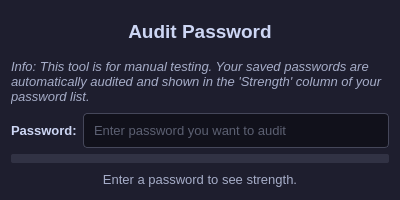
<?xml version="1.0" encoding="UTF-8"?>
<ui version="4.0">
 <class>Dialog</class>
 <widget class="QDialog" name="Dialog">
  <property name="geometry">
   <rect>
    <x>0</x>
    <y>0</y>
    <width>400</width>
    <height>200</height>
   </rect>
  </property>
  <property name="minimumSize">
   <size>
    <width>400</width>
    <height>200</height>
   </size>
  </property>
  <property name="maximumSize">
   <size>
    <width>16777215</width>
    <height>210</height>
   </size>
  </property>
  <property name="windowTitle">
   <string>Audit Password</string>
  </property>
  <property name="windowIcon">
   <iconset>
    <normaloff>../assets/siriusvault.ico</normaloff>../assets/siriusvault.ico</iconset>
  </property>
  <property name="styleSheet">
   <string notr="true">QDialog {
    background-color: #1e1e2e;
    color: #cdd6f4;
    font-family: &quot;Segoe UI&quot;;
}</string>
  </property>
  <layout class="QVBoxLayout" name="verticalLayout">
   <item>
    <widget class="QLabel" name="label">
     <property name="minimumSize">
      <size>
       <width>0</width>
       <height>40</height>
      </size>
     </property>
     <property name="maximumSize">
      <size>
       <width>16777215</width>
       <height>40</height>
      </size>
     </property>
     <property name="styleSheet">
      <string notr="true">QLabel {
    color: #cdd6f4;
    font-size: 14pt;
    font-weight: bold;
}</string>
     </property>
     <property name="text">
      <string>Audit Password</string>
     </property>
     <property name="alignment">
      <set>Qt::AlignCenter</set>
     </property>
    </widget>
   </item>
   <item>
    <widget class="QLabel" name="label_3">
     <property name="minimumSize">
      <size>
       <width>0</width>
       <height>50</height>
      </size>
     </property>
     <property name="maximumSize">
      <size>
       <width>16777215</width>
       <height>55</height>
      </size>
     </property>
     <property name="styleSheet">
      <string notr="true">QLabel {
    color: #a6adc8;
    font-size: 10pt;
    font: italic;
}</string>
     </property>
     <property name="text">
      <string>&lt;html&gt;&lt;head/&gt;&lt;body&gt;&lt;p&gt;Info: This tool is for manual testing. Your saved passwords are automatically audited and shown in the 'Strength' column of your password list.&lt;/p&gt;&lt;/body&gt;&lt;/html&gt;</string>
     </property>
     <property name="textFormat">
      <enum>Qt::AutoText</enum>
     </property>
     <property name="wordWrap">
      <bool>true</bool>
     </property>
    </widget>
   </item>
   <item>
    <layout class="QHBoxLayout" name="horizontalLayout">
     <item>
      <widget class="QLabel" name="label_2">
       <property name="minimumSize">
        <size>
         <width>0</width>
         <height>35</height>
        </size>
       </property>
       <property name="maximumSize">
        <size>
         <width>16777215</width>
         <height>35</height>
        </size>
       </property>
       <property name="styleSheet">
        <string notr="true">QLabel {
    color: #cdd6f4;
    font-size: 10pt;
    font-weight: bold;
}</string>
       </property>
       <property name="text">
        <string>Password:</string>
       </property>
      </widget>
     </item>
     <item>
      <widget class="QLineEdit" name="input_dialog_check_strength">
       <property name="minimumSize">
        <size>
         <width>0</width>
         <height>35</height>
        </size>
       </property>
       <property name="maximumSize">
        <size>
         <width>16777215</width>
         <height>35</height>
        </size>
       </property>
       <property name="styleSheet">
        <string notr="true">QLineEdit {
    background-color: #11111b;
    border: 1px solid #45475a;
    border-radius: 4px;
    color: #a6adc8;
    padding: 8px;
    font-size: 10pt;
}

QLineEdit:focus {
    border: 1px solid #89b4fa;
}</string>
       </property>
       <property name="echoMode">
        <enum>QLineEdit::Password</enum>
       </property>
       <property name="placeholderText">
        <string>Enter password you want to audit</string>
       </property>
      </widget>
     </item>
    </layout>
   </item>
   <item>
    <widget class="QProgressBar" name="bar_strength_score">
     <property name="minimumSize">
      <size>
       <width>0</width>
       <height>9</height>
      </size>
     </property>
     <property name="maximumSize">
      <size>
       <width>16777215</width>
       <height>10</height>
      </size>
     </property>
     <property name="styleSheet">
      <string notr="true">QProgressBar {
    border: none;
    background-color: #313244;
    border-radius: 2px;
    height: 9px;
    text-align: center;
}

QProgressBar::chunk {
    background-color: #f38ba8;
    border-radius: 2px;
}</string>
     </property>
     <property name="value">
      <number>0</number>
     </property>
     <property name="textVisible">
      <bool>false</bool>
     </property>
    </widget>
   </item>
   <item>
    <widget class="QLabel" name="lbl_audit_message">
     <property name="minimumSize">
      <size>
       <width>0</width>
       <height>20</height>
      </size>
     </property>
     <property name="maximumSize">
      <size>
       <width>16777215</width>
       <height>20</height>
      </size>
     </property>
     <property name="styleSheet">
      <string notr="true">QLabel {
    color: #a6adc8;
    font-size: 10pt;
}</string>
     </property>
     <property name="text">
      <string>Enter a password to see strength.</string>
     </property>
     <property name="alignment">
      <set>Qt::AlignCenter</set>
     </property>
    </widget>
   </item>
  </layout>
 </widget>
 <resources/>
 <connections/>
</ui>
